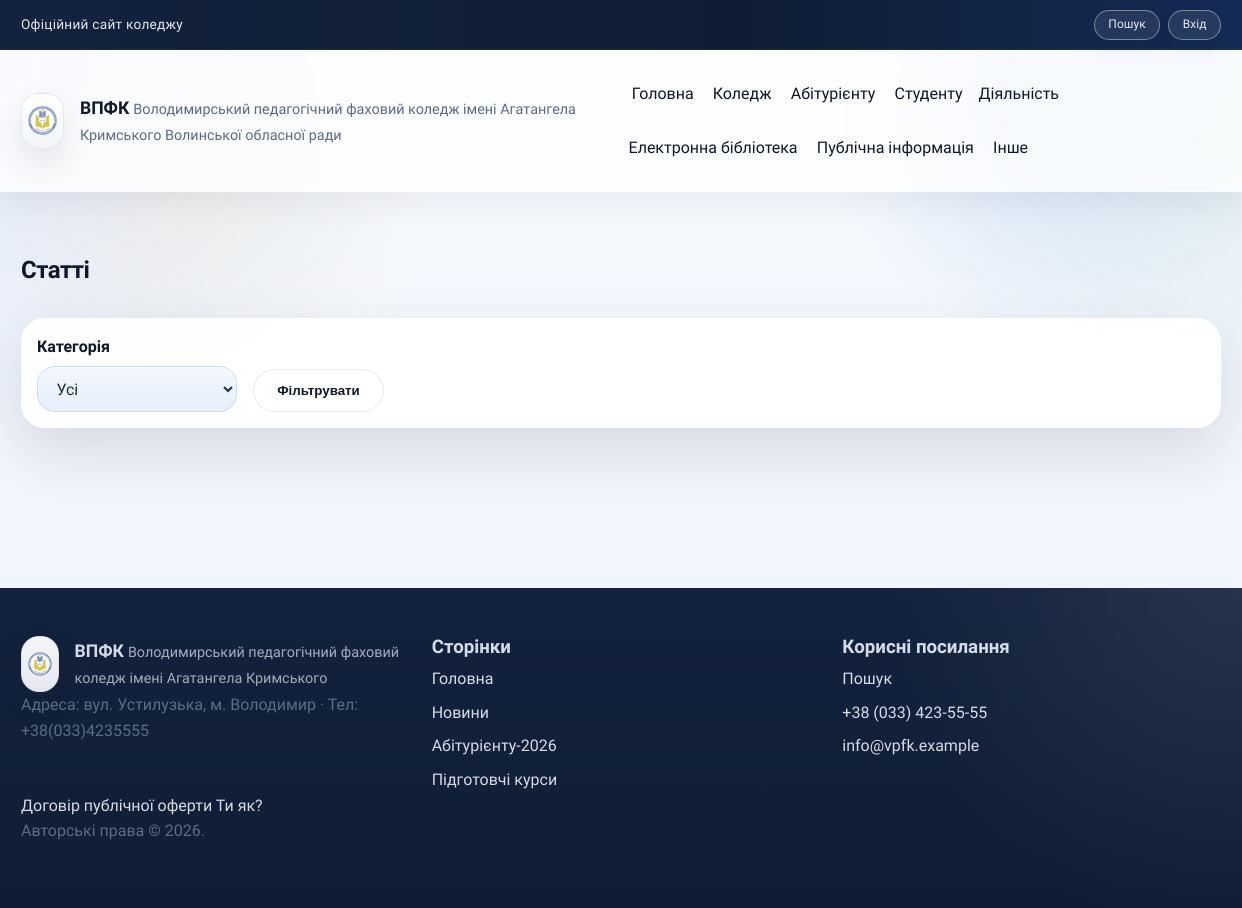
Page /articles on the earlier database version.
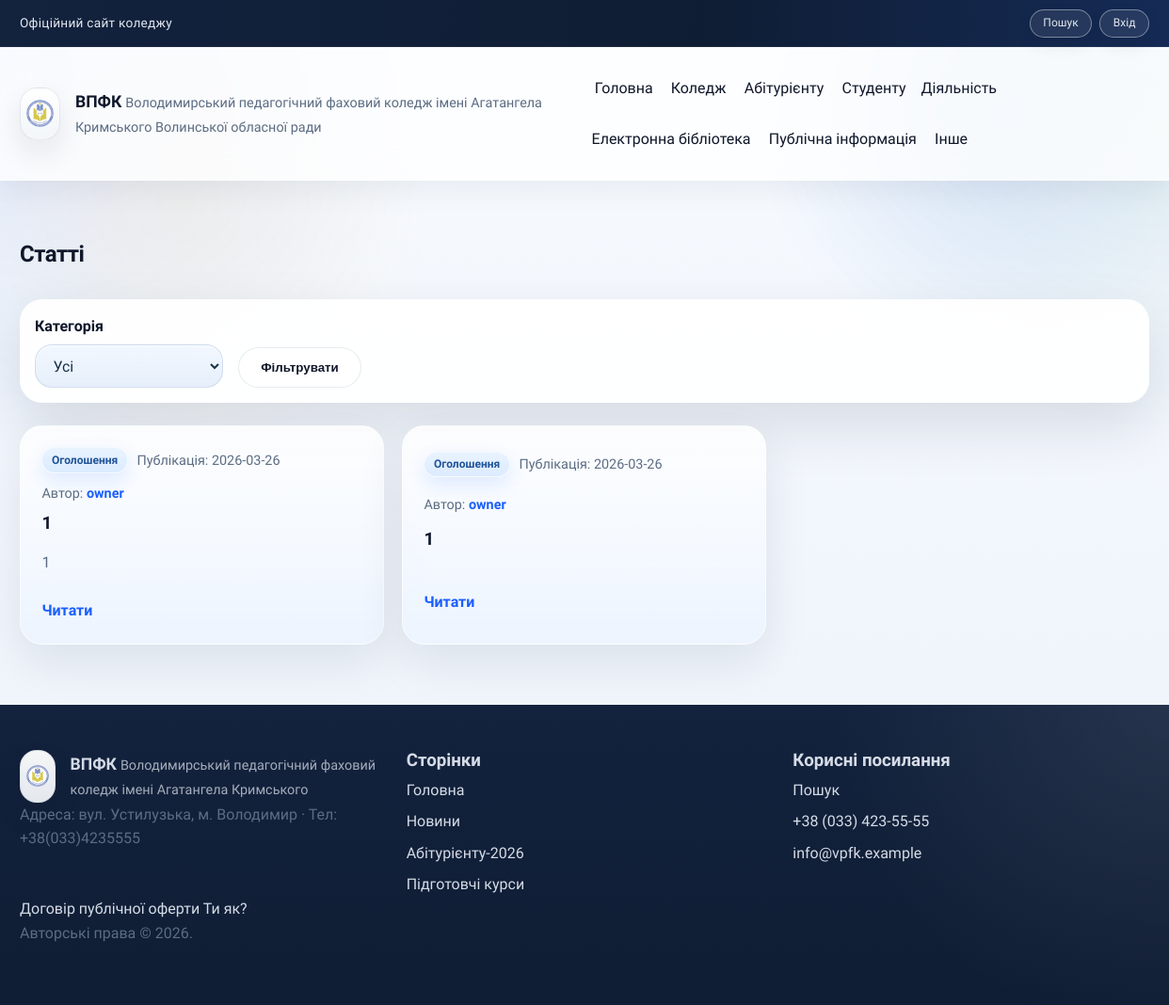
Same page on the later database version.
### tables this page shows
CREATE TABLE menu_items (
          id INTEGER PRIMARY KEY AUTOINCREMENT,
          parent_id INTEGER,
          title TEXT NOT NULL,
          url TEXT NOT NULL,
          sort_order INTEGER NOT NULL DEFAULT 0,
          FOREIGN KEY(parent_id) REFERENCES menu_items(id)
        );

CREATE TABLE articles (
          id INTEGER PRIMARY KEY AUTOINCREMENT,
          title TEXT NOT NULL,
          summary TEXT NOT NULL,
          content TEXT NOT NULL,
          category TEXT NOT NULL,
          section_id INTEGER,
          published_date TEXT NOT NULL,
          event_date TEXT,
          external_link TEXT,
          created_at TEXT NOT NULL,
          updated_at TEXT NOT NULL, featured_image TEXT, image_gallery TEXT, author_id INTEGER, attachments TEXT,
          FOREIGN KEY(section_id) REFERENCES menu_items(id)
        );

CREATE TABLE users (
          id INTEGER PRIMARY KEY AUTOINCREMENT,
          username TEXT UNIQUE NOT NULL,
          password_hash TEXT NOT NULL,
          role TEXT NOT NULL,
          created_at TEXT NOT NULL
        , last_name TEXT, first_name TEXT, middle_name TEXT, position TEXT, profile_text TEXT, email TEXT);

### app/public_routes.py (the view)
@app.route("/articles")
def articles():
    category = request.args.get("category", "").strip()
    query = f"""
        SELECT articles.*, menu_items.title AS section_title,
               users.username AS author_username,
               {AUTHOR_FULL_NAME_SQL} AS author_full_name
        FROM articles
        LEFT JOIN menu_items ON menu_items.id = articles.section_id
        LEFT JOIN users ON users.id = articles.author_id
        WHERE articles.section_id IS NULL
    """
    params: List = []
    if category:
        query += " AND articles.category = ?"
        params.append(category)
    page_raw = request.args.get("page", "1").strip()
    page = int(page_raw) if page_raw.isdigit() and int(page_raw) > 0 else 1
    per_page = 6
    offset = (page - 1) * per_page
    count_row = query_db(
        f"SELECT COUNT(*) AS total FROM ({query}) counted",
        tuple(params),
        one=True,
    )
    total = int(count_row["total"]) if count_row else 0
    total_pages = max(1, (total + per_page - 1) // per_page)
    if page > total_pages:
        page = total_pages
        offset = (page - 1) * per_page
    query += " ORDER BY articles.created_at DESC, articles.id DESC LIMIT ? OFFSET ?"
    articles_list = query_db(query, tuple(params + [per_page, offset]))
    page_numbers = list(range(1, total_pages + 1))
    return render_template(
        "articles.html",
        articles=articles_list,
        categories=ARTICLE_CATEGORIES,
        selected_category=category,
        current_page=page,
        total_pages=total_pages,
        page_numbers=page_numbers,
        active_title="",
    )

### app/core.py (called while the page is built)
@app.template_filter("clean_text")
def clean_text_filter(value):
    if value is None:
        return ""
    if isinstance(value, str) and value.strip().lower() == "none":
        return ""
    return value

def build_menu_tree(rows: List[dict]) -> List[dict]:
    items: Dict[int, dict] = {}
    roots: List[dict] = []
    for row in rows:
        items[row["id"]] = {
            "id": row["id"],
            "parent_id": row["parent_id"],
            "title": row["title"],
            "url": row["url"],
            "sort_order": row["sort_order"],
            "children": [],
        }
    for item in items.values():
        parent_id = item["parent_id"]
        if parent_id and parent_id in items:
            items[parent_id]["children"].append(item)
        else:
            roots.append(item)
    def sort_items(nodes: List[dict]) -> List[dict]:
        nodes.sort(key=lambda n: (n["sort_order"], n["title"]))
        for node in nodes:
            node["children"] = sort_items(node["children"])
        return nodes
    return sort_items(roots)

def get_menu_tree() -> List[dict]:
    rows = query_db("SELECT * FROM menu_items ORDER BY sort_order, title")
    return build_menu_tree(rows)

@app.context_processor
def inject_globals():
    return {
        "menu_items": get_menu_tree(),
        "current_user": g.get("user"),
    }

@app.before_request
def load_user():
    g.user = None
    user_id = session.get("user_id")
    if user_id:
        user = query_db("SELECT * FROM users WHERE id = ?", (user_id,), one=True)
        if user:
            g.user = user

### data/db.py (called while the page is built)
def get_db() -> sqlite3.Connection:
    if "db" not in g:
        os.makedirs(DATA_DIR, exist_ok=True)
        conn = sqlite3.connect(DB_PATH, check_same_thread=False)
        conn.row_factory = sqlite3.Row
        conn.execute("PRAGMA foreign_keys = ON")
        g.db = conn
    return g.db

def query_db(query: str, args: tuple = (), one: bool = False):
    db = get_db()
    cursor = db.execute(query, args)
    rows = [dict(row) for row in cursor.fetchall()]
    if one:
        return rows[0] if rows else None
    return rows

### templates/articles.html (shortened to what this page needs)
{% extends "layout.html" %}
{% block content %}
  <section class="section">
    <div class="container">
      <div class="section-header">
        <h1>Статті</h1>
      </div>
      <form class="filter-bar" method="get">
        <label class="filter-field">
          Категорія
          <select class="select" name="category">
            <option value="">Усі</option>
          </select>
        </label>
        <button class="btn outline" type="submit">Фільтрувати</button>
      </form>
      {% if articles %}
        <div class="article-list article-grid">
          {% for article in articles %}
            <article class="article-card">
              {% set thumb = article.featured_image %}
              {% if not thumb and article.image_gallery %}
                {% set gallery = article.image_gallery|from_json if article.image_gallery else [] %}
                {% if gallery %}
                  {% set thumb = gallery[0] %}
                {% endif %}
              {% endif %}
              <div class="article-meta">
                <span class="badge">{{ article.category }}</span>
                <span class="muted">Публікація: {{ article.published_date }}</span>
                {% set author_name = article.author_full_name|trim if article.author_full_name else '' %}
                {% if article.author_username %}
                  <span class="muted">
                    Автор:
                    <a class="link" href="{{ url_for('user_profile', username=article.author_username) }}">{{ author_name or article.author_username }}</a>
                  </span>
                {% endif %}
              </div>
              <h3>
                <a href="{{ url_for('article_detail', article_id=article.id) }}">{{ article.title }}</a>
              </h3>
              {% set summary_text = article.summary|clean_text %}
              {% if summary_text %}
                <p>{{ summary_text }}</p>
              {% endif %}
              <div class="article-footer">
                <a class="link" href="{{ url_for('article_detail', article_id=article.id) }}">Читати</a>
              </div>
            </article>
          {% endfor %}
        </div>
      {% else %}
        <div class="empty-state">Поки що статей немає.</div>
      {% endif %}
    </div>
  </section>
{% endblock %}

### templates/layout.html (shortened to what this page needs)
<!doctype html>
<html lang="uk">
  <head>
    <link rel="stylesheet" href="{{ url_for('static', filename='css/styles.css') }}" />
  </head>
  <body>
    <header class="site-header">
      <div class="topbar">
        <div class="container topbar-inner">
          <span class="topbar-note">Офіційний сайт коледжу</span>
          <div class="topbar-actions">
            <a class="chip ghost" href="{{ url_for('search') }}">Пошук</a>
            {% if current_user %}
              <a class="chip ghost" href="{{ url_for('admin_dashboard') }}">Панель</a>
              <a class="chip ghost" href="{{ url_for('logout') }}">Вийти</a>
            {% else %}
              <a class="chip ghost" href="{{ url_for('login') }}">Вхід</a>
            {% endif %}
          </div>
        </div>
      </div>
<div class="container nav-wrapper">
        <a class="brand brand-link" href="{{ url_for('index') }}" aria-label="Перейти на головну сторінку">
          <div class="logo-mark is-fallback">
            <img
              src="{{ url_for('static', filename='images/logo.png') }}"
              alt="Логотип ВПФК"
              onload="this.closest('.logo-mark').classList.remove('is-fallback')"
              onerror="if(!this.dataset.fallback){this.dataset.fallback='1'; this.src='/images/logo.png'; return;} this.closest('.logo-mark').classList.add('is-fallback'); this.remove();"
            />
          </div>
          <div class="brand-text">
            <span class="brand-title">ВПФК</span>
            <span class="brand-subtitle"
              >Володимирський педагогічний фаховий коледж імені Агатангела
              Кримського Волинської обласної ради</span
            >
          </div>
        </a>
        <nav class="site-nav desktop-nav" id="site-nav" data-nav>
          {% from "_menu.html" import render_menu %}
          {{ render_menu(menu_items, active_title) }}
        </nav>
      </div>
    </header>
    <main id="main">
      {% block content %}{% endblock %}
    </main>
    <footer class="site-footer">
      <div class="container footer-grid">
        <div>
          <a class="brand footer-brand brand-link" href="{{ url_for('index') }}" aria-label="&#1055;&#1077;&#1088;&#1077;&#1081;&#1090;&#1080; &#1085;&#1072; &#1075;&#1086;&#1083;&#1086;&#1074;&#1085;&#1091; &#1089;&#1090;&#1086;&#1088;&#1110;&#1085;&#1082;&#1091;">
            <div class="logo-mark is-fallback">
              <img
                src="{{ url_for('static', filename='images/logo.png') }}"
                alt="&#1051;&#1086;&#1075;&#1086;&#1090;&#1080;&#1087; &#1082;&#1086;&#1083;&#1077;&#1076;&#1078;&#1091;"
                onload="this.closest('.logo-mark').classList.remove('is-fallback')"
                onerror="if(!this.dataset.fallback){this.dataset.fallback='1'; this.src='/images/logo.png'; return;} this.closest('.logo-mark').classList.add('is-fallback'); this.remove();"
              />
            </div>
            <div class="brand-text">
              <span class="brand-title">&#1042;&#1055;&#1060;&#1050;</span>
              <span class="brand-subtitle">&#1042;&#1086;&#1083;&#1086;&#1076;&#1080;&#1084;&#1080;&#1088;&#1089;&#1100;&#1082;&#1080;&#1081; &#1087;&#1077;&#1076;&#1072;&#1075;&#1086;&#1075;&#1110;&#1095;&#1085;&#1080;&#1081; &#1092;&#1072;&#1093;&#1086;&#1074;&#1080;&#1081; &#1082;&#1086;&#1083;&#1077;&#1076;&#1078; &#1110;&#1084;&#1077;&#1085;&#1110; &#1040;&#1075;&#1072;&#1090;&#1072;&#1085;&#1075;&#1077;&#1083;&#1072; &#1050;&#1088;&#1080;&#1084;&#1089;&#1100;&#1082;&#1086;&#1075;&#1086;</span>
            </div>
          </a>
          <p class="footer-note">&#1040;&#1076;&#1088;&#1077;&#1089;&#1072;: &#1074;&#1091;&#1083;. &#1059;&#1089;&#1090;&#1080;&#1083;&#1091;&#1079;&#1100;&#1082;&#1072;, &#1084;. &#1042;&#1086;&#1083;&#1086;&#1076;&#1080;&#1084;&#1080;&#1088; &middot; &#1058;&#1077;&#1083;: +38(033)4235555</p>
        </div>
        <div class="footer-column">
          <h3 class="footer-title">&#1057;&#1090;&#1086;&#1088;&#1110;&#1085;&#1082;&#1080;</h3>
          <div class="footer-links">
            <a href="{{ url_for('index') }}">&#1043;&#1086;&#1083;&#1086;&#1074;&#1085;&#1072;</a>
            <a href="{{ url_for('articles') }}">&#1053;&#1086;&#1074;&#1080;&#1085;&#1080;</a>
            <a href="{{ url_for('admissions') }}">&#1040;&#1073;&#1110;&#1090;&#1091;&#1088;&#1110;&#1108;&#1085;&#1090;&#1091;-2026</a>
            <a href="{{ url_for('courses') }}">&#1055;&#1110;&#1076;&#1075;&#1086;&#1090;&#1086;&#1074;&#1095;&#1110; &#1082;&#1091;&#1088;&#1089;&#1080;</a>
          </div>
        </div>
        <div class="footer-column">
          <h3 class="footer-title">&#1050;&#1086;&#1088;&#1080;&#1089;&#1085;&#1110; &#1087;&#1086;&#1089;&#1080;&#1083;&#1072;&#1085;&#1085;&#1103;</h3>
          <div class="footer-links">
            <a href="{{ url_for('search') }}">&#1055;&#1086;&#1096;&#1091;&#1082;</a>
            <a href="tel:+380334235555">+38 (033) 423-55-55</a>
            <a href="mailto:info@vpfk.example">info@vpfk.example</a>
          </div>
        </div>
      </div>
      <div class="container footer-partners">
        <div class="footer-legal-links">
          <a href="{{ url_for('public_offer') }}">&#1044;&#1086;&#1075;&#1086;&#1074;&#1110;&#1088; &#1087;&#1091;&#1073;&#1083;&#1110;&#1095;&#1085;&#1086;&#1111; &#1086;&#1092;&#1077;&#1088;&#1090;&#1080;</a>
          <a href="https://howareu.com/" target="_blank" rel="noopener">&#1058;&#1080; &#1103;&#1082;?</a>
        </div>
      </div>
      <div class="container footer-bottom">
        <p class="footer-copy">&#1040;&#1074;&#1090;&#1086;&#1088;&#1089;&#1100;&#1082;&#1110; &#1087;&#1088;&#1072;&#1074;&#1072; &copy; 2026.</p>
      </div>
    </footer>
  </body>
</html>

### templates/_menu.html (shortened to what this page needs)
{% macro render_menu(items, active_title=None, level=0) %}
  {% for item in items %}
    {% set active_class = "nav-highlight" if item.title == active_title else "" %}
    {% if item.children %}
      <div class="nav-item has-submenu submenu-level-{{ level }}">
        <span class="nav-title {{ active_class }}">{{ item.title }}</span>
      </div>
    {% else %}
      <a href="{{ item.url or '#' }}" class="{{ active_class }}">{{ item.title }}</a>
    {% endif %}
  {% endfor %}
{% endmacro %}

Differences in the rows shown:
added articles: category "Оголошення", published_date "2026-03-26", title "1", summary_text "1"
now on this page (row unchanged): users: username "owner"
added articles: category "Оголошення", published_date "2026-03-26", title "1"
